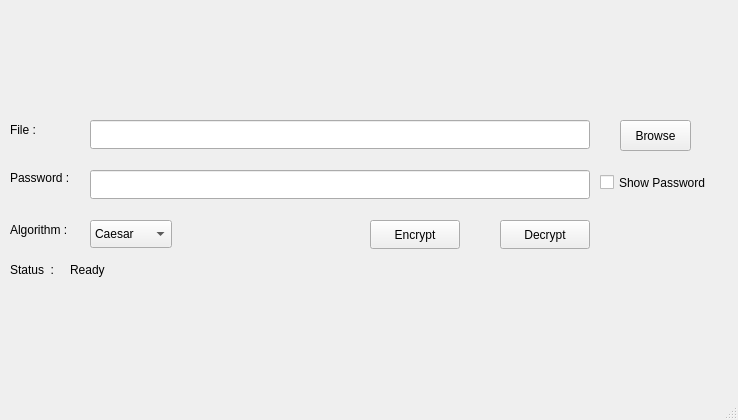
<?xml version="1.0" encoding="UTF-8"?>
<ui version="4.0">
 <class>MainWindow</class>
 <widget class="QMainWindow" name="MainWindow">
  <property name="geometry">
   <rect>
    <x>0</x>
    <y>0</y>
    <width>738</width>
    <height>420</height>
   </rect>
  </property>
  <property name="windowTitle">
   <string>File Encryption Tool</string>
  </property>
  <widget class="QWidget" name="centralwidget">
   <widget class="QLabel" name="label">
    <property name="geometry">
     <rect>
      <x>10</x>
      <y>120</y>
      <width>63</width>
      <height>20</height>
     </rect>
    </property>
    <property name="text">
     <string>File :</string>
    </property>
   </widget>
   <widget class="QLineEdit" name="filePathEdit">
    <property name="geometry">
     <rect>
      <x>90</x>
      <y>120</y>
      <width>500</width>
      <height>29</height>
     </rect>
    </property>
   </widget>
   <widget class="QPushButton" name="browseButton">
    <property name="geometry">
     <rect>
      <x>620</x>
      <y>120</y>
      <width>71</width>
      <height>31</height>
     </rect>
    </property>
    <property name="text">
     <string>Browse</string>
    </property>
   </widget>
   <widget class="QLabel" name="label_2">
    <property name="geometry">
     <rect>
      <x>10</x>
      <y>170</y>
      <width>71</width>
      <height>16</height>
     </rect>
    </property>
    <property name="text">
     <string>Password :</string>
    </property>
   </widget>
   <widget class="QLineEdit" name="passwordEdit">
    <property name="geometry">
     <rect>
      <x>90</x>
      <y>170</y>
      <width>500</width>
      <height>29</height>
     </rect>
    </property>
    <property name="echoMode">
     <enum>QLineEdit::EchoMode::Password</enum>
    </property>
   </widget>
   <widget class="QLabel" name="label_3">
    <property name="geometry">
     <rect>
      <x>10</x>
      <y>220</y>
      <width>81</width>
      <height>20</height>
     </rect>
    </property>
    <property name="text">
     <string>Algorithm :</string>
    </property>
   </widget>
   <widget class="QComboBox" name="algorithmComboBox">
    <property name="geometry">
     <rect>
      <x>90</x>
      <y>220</y>
      <width>82</width>
      <height>28</height>
     </rect>
    </property>
    <item>
     <property name="text">
      <string>Caesar</string>
     </property>
    </item>
    <item>
     <property name="text">
      <string>Vigenere</string>
     </property>
    </item>
    <item>
     <property name="text">
      <string>AES-128</string>
     </property>
    </item>
   </widget>
   <widget class="QPushButton" name="encryptButton">
    <property name="geometry">
     <rect>
      <x>370</x>
      <y>220</y>
      <width>90</width>
      <height>29</height>
     </rect>
    </property>
    <property name="text">
     <string>Encrypt</string>
    </property>
   </widget>
   <widget class="QPushButton" name="decryptButton">
    <property name="geometry">
     <rect>
      <x>500</x>
      <y>220</y>
      <width>90</width>
      <height>29</height>
     </rect>
    </property>
    <property name="text">
     <string>Decrypt</string>
    </property>
   </widget>
   <widget class="QLabel" name="label_4">
    <property name="geometry">
     <rect>
      <x>10</x>
      <y>260</y>
      <width>51</width>
      <height>20</height>
     </rect>
    </property>
    <property name="text">
     <string>Status  :</string>
    </property>
   </widget>
   <widget class="QLabel" name="statusLabel">
    <property name="geometry">
     <rect>
      <x>70</x>
      <y>260</y>
      <width>391</width>
      <height>20</height>
     </rect>
    </property>
    <property name="text">
     <string>Ready</string>
    </property>
   </widget>
   <widget class="QCheckBox" name="showPasswordCheckBox">
    <property name="geometry">
     <rect>
      <x>600</x>
      <y>170</y>
      <width>131</width>
      <height>25</height>
     </rect>
    </property>
    <property name="text">
     <string>Show Password</string>
    </property>
   </widget>
  </widget>
  <widget class="QStatusBar" name="statusbar"/>
 </widget>
 <resources/>
 <connections/>
</ui>
